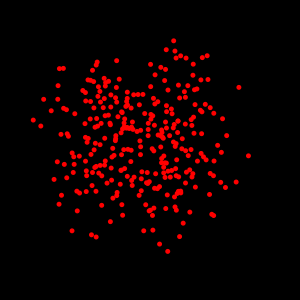
Frame 1 (no input)
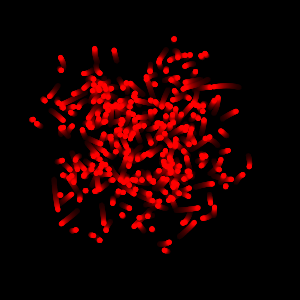
Frame 60 (the mouse pressed at the canvas centre just before this capture)
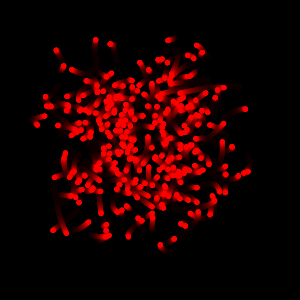
Frame 120 (the mouse held since frame 60 and released just before this capture)

The Processing sketch that drew these frames (run headless with seeded random() and noise(); from frame 60 on, the mouse is pressed at the canvas centre):

// Processing sketch: magicworms
// ── magicworms.pde
void setup(){
size(300, 300);
    background(0, 0, 0);



}
int q=0;
void draw(){
makeMagical();
for(q=0; q<300; q++){
  
  fill(255, 0, 0);
  
ellipse(getWormX(q),getWormY(q),5,5);

}
  }

float frequency = .001;
    float noiseInterval = PI;

   



 void makeMagical() {
        fill( 0, 0, 0, 10 );
        rect(0, 0, width, height);
        noStroke();
    }

    float getWormX(int i) {
        return map(noise(i*noiseInterval + frameCount * frequency), 0, 1, 0, width);
    }

    float getWormY(int i) {
        return map(noise(i*noiseInterval+1 + frameCount * frequency), 0, 1, 0, height);
    }
